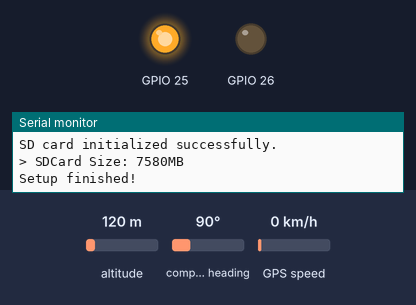
The program below on a simulated ESP32. On the bench: output pins drawn as LEDs (lit = HIGH), the last lines printed to the serial monitor. Dashed ring = blinking. The inputs (shaded band) are chosen by the test bench; at power-on: altitude 120 m, compass heading 90°, GPS speed 0 km/h. Storage starts empty; the GPS gets a fix after 3 s at 37.7749, -122.4194 with 8 satellites; pins used as bus, display or sensor lines are not drawn.

Above: at 2.5 s.
At 3.6 s:
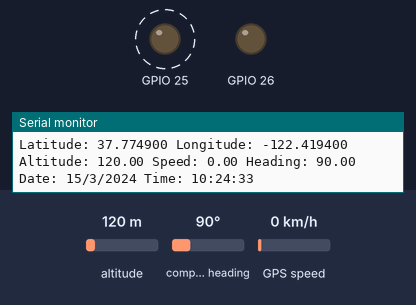
Timing chart, 0 to 5.0 s (numbered marks = the images above):
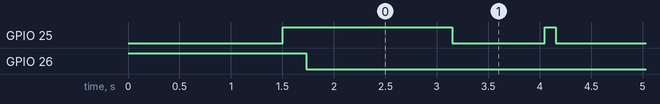

Measured:
- by itself, GPIO 25: alternates HIGH for 0.10 s and LOW for 0.90 s

The program:

main.cpp
```cpp
// -----------------------------------------------------------------------------
// G N S S - S E N S O R
//
// This code is part of the GNSS sensor project.
// -  is used to send GNSS data to the FDRS gateway.
// -  is based on the ESP32 WROOM-32 microcontroller.
// Release 1.2.0
// -  uses the TinyGPS++ library to parse the GNSS data.
// -  uses the FDRS library to send the GNSS data to the FDRS gateway.
// -  uses the pins.h file to define the pin mappings.
// -  uses the fdrs_node_config.h file to define the FDRS node configuration.
// -  uses the fdrs_node.h file to define the FDRS node functions.
// -  uses the GNSS_module.h file to define the GNSS module functions.
// -  uses the SPI.h file to define the SPI functions.
// -  uses the Arduino.h file to define the Arduino functions.
// Release 1.2.1 HR 2025-03-09 NK
// -  LED funktions added
// -  during Setup RED LED is on
// -  GNSS init complete, waiting on positions
// -  blinking GREEN LED when new position arrived
// -  sendGnss when FDRS signal is not confirmed by gateway RED LED is on
// -  the DATA TYPES have been altered compared to the original code
// -  the code has been simplified
// Release 1.2.2 HR 2025-03-18 NK
// -  added the function createTimestamp() to create a timestamp using gps.time
// -  added the function createDatestamp() to create a datestamp using gps.date
// -  changed the timing of the GNSS data transmission related to the timestamp
// Release 1.2.3 HR 2025-03-19 NK
// -  added the function backupCsv() to backup the GNSS data to the SD card
// -  added the function sendGnss() to send the GNSS data to the FDRS gateway
// Release 1.2.4 HR 2025-03-20 NK
// -  added the function createTimestampCsv() to create a timestamp in CSV format
// -  added the function createDatestampCsv() to create a datestamp in CSV format
// -  added the function backupDataToSD() to backup the GNSS data to the SD card
// -  added the function createFilename() to create a filename based on the datestamp
// -  added the function initializeSD() to initialize the SD card
// Release 1.2.5 HR 2025-07-27 NK
// -  removed the function sendGnss() as it is not used anymore
// -----------------------------------------------------------------------------
// Include the necessary libraries
// -----------------------------------------------------------------------------
#include <Arduino.h>
#include <pins.h>
#include "GNSS_module.h"
#include <TinyGPSPlus.h>
#include <SPI.h>
#include <SD.h>
#include "SD_module.h"

// Deklaration von Variablen
const int meterBetweenTwoPoints = 0; // Distanz zwischen zwei Punkten
const bool TEST = true; // Definition der Konstante TEST
int lastPositionTime = 0; // Zeitstempel der letzten Position
int timeStampFdrs = 0;
int dateStampFdrs = 0;
String dateStampCsv = "";
String timeStampCsv = "";

double lastLat = 0.0;
double lastLon = 0.0;

const int BUFFER_SIZE = 15;  // Anzahl der zu speichernden Datenpunkte
String dataBuffer[BUFFER_SIZE];  // Puffer für die Daten
int bufferIndex = 0;  // Aktueller Index im Puffer
unsigned long lastWriteTime = 0;  // Zeitpunkt des letzten Schreibvorgangs
const unsigned long WRITE_INTERVAL = 15000;  // Schreibintervall in Millisekunden (15 Sekunden)

// The TinyGPS++ object
TinyGPSPlus gps;

// Create an instance of the HardwareSerial class for Serial 2
HardwareSerial gpsSerial(1); // Initialisierung von gpsSerial

// LED Funktion vereinfacht
void setLed(bool state, uint8_t pin) {
    pinMode(pin, OUTPUT);
    digitalWrite(pin, state);
}

void serialTestOutput() {
    Serial.print("Latitude: ");
    Serial.print(gps.location.lat(), 6);
    Serial.print(" Longitude: ");
    Serial.print(gps.location.lng(), 6);
    Serial.print(" Altitude: ");
    Serial.print(gps.altitude.meters());
    Serial.print(" Speed: ");
    Serial.print(gps.speed.kmph());
    Serial.print(" Heading: ");
    Serial.print(gps.course.deg());
    Serial.print(" Date: ");
    Serial.print(gps.date.day());
    Serial.print("/");
    Serial.print(gps.date.month());
    Serial.print("/");
    Serial.print(gps.date.year());
    Serial.print(" Time: ");
    Serial.print(gps.time.hour());
    Serial.print(":");
    Serial.print(gps.time.minute());
    Serial.print(":");
    Serial.print(gps.time.second());
    Serial.println();
}

int createTimestampFdrs() {
    int hours = gps.time.hour();
    int minutes = gps.time.minute();
    int seconds = gps.time.second();
    int timestamp = hours*10000 + minutes*100 + seconds;
    return timestamp;
}

String createTimestampCsv() {
    String timestamp ="";
    if (gps.time.hour() < 10) {
        timestamp = "0";
    }
    timestamp += String(gps.time.hour()) + ":";
    if (gps.time.minute() < 10) {
        timestamp += "0";
    }
    timestamp += String(gps.time.minute()) + ":";
    if (gps.time.second() < 10) {
        timestamp += "0";
    }
    timestamp += String(gps.time.second());
    return timestamp;
}

int createDatestampFdrs() {
    int year = gps.date.year() - 2000;  //  year - 2000
    int month = gps.date.month();
    int day = gps.date.day();
    int date = day*10000 + month*100 + year ;
    // Serial.println(year);
    // Serial.println(month);
    // Serial.println(day);
    return date;
}

String createDatestampCsv() {
    String datestamp = String(gps.date.year());
    if (gps.date.month() < 10) {
        datestamp += "0";
    }
    datestamp += String(gps.date.month());
    if (gps.date.day() < 10) {
        datestamp += "0";
    }
    datestamp += String(gps.date.day());
    return datestamp;
}


// Neue Funktion zum effizienteren Schreiben mehrerer Datenpunkte
bool backupMultipleDataToSD(const String &dateStamp, const String dataArray[], int count, int csPin) {
    String filename = "/backup_" + dateStamp + ".csv";

    // Öffne die Datei einmal für mehrere Schreibvorgänge
    File file = SD.open(filename, FILE_APPEND);
    if (!file) {
        Serial.println("Failed to open file for writing!");
        return false;
    }

    // Schreibe alle Datenpunkte
    for (int i = 0; i < count; i++) {
        file.println(dataArray[i]);
    }

    // Schließe die Datei erst nach dem Schreiben aller Daten
    file.close();
    return true;
}

void writeBufferToSD() {
    if (bufferIndex == 0) return;  // Keine Daten im Puffer


    if (backupMultipleDataToSD(dateStampCsv, dataBuffer, bufferIndex, SD_CS)) {
        Serial.println("Successfully wrote " + String(bufferIndex) + " data points to SD card.");
        setLed(false, RED_LED);
    } else {
        Serial.println("Failed to backup data to SD card.");
        setLed(true, RED_LED);

        // Versuche die SD-Karte neu zu initialisieren
        Serial.println("Attempting to reinitialize SD card...");
        SD.end();
        delay(100);
        if (SD.begin(SD_CS)) {
            Serial.println("SD card reinitialized successfully.");
        } else {
            Serial.println("SD card reinitialization failed.");
        }
    }

    // Puffer zurücksetzen
    bufferIndex = 0;
    lastWriteTime = millis();

}

void backupCsv() {
    // Daten für den Puffer vorbereiten
    String dateStampCsv = createDatestampCsv();
    String timeStampCsv = createTimestampCsv();
    String dataPoint = String(dateStampCsv) + "," + String(timeStampCsv) + "," +
                       String(gps.location.lat(), 6) + "," + String(gps.location.lng(), 6) + "," +
                       String(gps.satellites.value());

    // Datenpunkt dem Puffer hinzufügen
    dataBuffer[bufferIndex] = dataPoint;
    bufferIndex++;

    // Überprüfen, ob der Puffer voll ist oder ob das Schreibintervall erreicht wurde
    if (bufferIndex >= BUFFER_SIZE || millis() - lastWriteTime >= WRITE_INTERVAL) {
        writeBufferToSD();
    }
}

void setup() {
    setLed(true, RED_LED);
    Serial.begin(SERIALMONITOR_BAUD);
    delay(500);

    Serial.println("=====================================");
    Serial.println("======= G N S S - S E N S O R =======");
    Serial.println("=====================================");

    gpsSerial.begin(GPS_BAUD, SERIAL_8N1, GPS_RX, GPS_TX);
    delay(1000);

    Serial.println("GPS erfolgreich initialisiert");
    setLed(true, GREEN_LED);
    delay(100);

    Serial.print("GPS_RX: ");
    Serial.println(GPS_RX);
    Serial.print("GPS_TX: ");
    Serial.println(GPS_TX);

    Serial.println("=====================================");
    Serial.println("======= S D - K A R T E ============");
    Serial.println("=====================================");

    // Verbesserte Initialisierung der SD-Karte
    pinMode(SD_MISO, INPUT_PULLUP);
    pinMode(SD_MOSI, OUTPUT);  // MOSI sollte OUTPUT sein
    pinMode(SD_SCLK, OUTPUT);  // SCLK sollte OUTPUT sein
    pinMode(SD_CS, OUTPUT);    // CS sollte OUTPUT sein
    digitalWrite(SD_CS, HIGH); // Deaktiviere die SD-Karte zunächst

    delay(100);  // Warte, bis sich die Signale stabilisiert haben

    SPI.setFrequency(4000000); // Reduziere auf 4 MHz für stabilere Kommunikation
    SPI.begin(SD_SCLK, SD_MISO, SD_MOSI);

    int retry = 0;
    bool sdInitialized = false;

    // Versuche die SD-Karte bis zu 3 Mal zu initialisieren
    while (!sdInitialized && retry < 3) {
        if (SD.begin(SD_CS)) {
            sdInitialized = true;
            Serial.println("SD card initialized successfully.");
            uint32_t cardSize = SD.cardSize() / (1024 * 1024);
            String str = "> SDCard Size: " + String(cardSize) + "MB";
            Serial.println(str);
        } else {
            retry++;
            Serial.println("SD card initialization failed. Retry: " + String(retry));
            delay(500);
        }
    }

    if (!sdInitialized) {
        Serial.println("> It looks like you haven't inserted the SD card or the card is write-protected.");
    } else {
        setLed(false, RED_LED);
    }

    Serial.println("Setup finished!");
    delay(300);
}


void loop() {
    while (gpsSerial.available() > 0) {
        char c = gpsSerial.read();
        if (gps.encode(c)) {
            if (gps.location.isValid() && gps.date.isValid() && gps.time.isValid()) {
                timeStampFdrs = createTimestampFdrs();
                if (lastPositionTime != timeStampFdrs) { // Prüfe, ob eine Sekunde vergangen ist
                    setLed(true, GREEN_LED);
                    dateStampFdrs = createDatestampFdrs();
                    dateStampCsv = createDatestampCsv();
                    if (TEST) { serialTestOutput(); } // Testausgabe
                    lastPositionTime = timeStampFdrs; // Aktualisiere die letzte Ausgabezeit
                    backupCsv(); // Fügt Daten zum Puffer hinzu
                    delay(100); // Kürzere Wartezeit
                    setLed(false, GREEN_LED);
                }
            }
        }
    }

    // Überprüfe, ob das Schreibintervall erreicht wurde, auch wenn der Puffer nicht voll ist
    if (millis() - lastWriteTime >= WRITE_INTERVAL && bufferIndex > 0) {
        writeBufferToSD();
    }

    delay(10);
}
```

GNSS_module.h
```cpp
#ifndef GNSS_MODULE_H
#define GNSS_MODULE_H

#include <HardwareSerial.h>
#include <TinyGPS++.h>

// GPS Serial Interface
extern HardwareSerial gpsSerial;

/**
 * @brief Konvertiert Dezimalgrad in DMM Format
 * @param decimalDegrees Grad in Dezimalschreibweise
 * @return String im DMM Format
 */
String convertToDMM(double decimalDegrees);

/**
 * @brief Berechnet Distanz zwischen zwei Koordinaten
 * @return Distanz in Metern
 */
double calculateDistance(double lat1, double lon1, double lat2, double lon2);

/**
 * @brief Berechnet Differenz zwischen zwei Werten
 * @return Absolute Differenz
 */
double calculateDifference(double firstData, double secondData);

void sendGnnsData(); // Sendet die GNSS-Daten an den FDRS-Gateway


#endif // GNSS_MODULE_H
```

SD_module.h
```cpp
#ifndef SD_MODULE_H
#define SD_MODULE_H

#include <Arduino.h>

// Deklaration der Funktionen
bool initializeSD(int csPin);
String createFilename(String dateStamp);
bool backupDataToSD(String dateStamp, const String &data, int csPin);

#endif // SD_MODULE_H
```

GNSS_module.cpp
```cpp
#include "FS.h"
#include "SD.h"
#include "SPI.h"
#include <TinyGPS++.h>
#include "GNSS_module.h"
#include <WiFi.h>


const bool TEST = true;

// Hilfsfunktion für Distanzberechnung zwischen zwei GPS-Koordinaten
double calculateDistance(double lat1, double lon1, double lat2, double lon2) {
    const double R = 6371000; // Radius der Erde in Metern
    double latRad1 = radians(lat1);
    double latRad2 = radians(lat2);
    double deltaLat = radians(lat2 - lat1);
    double deltaLon = radians(lon2 - lon1);

    double a = sin(deltaLat / 2) * sin(deltaLat / 2) +
               cos(latRad1) * cos(latRad2) *
               sin(deltaLon / 2) * sin(deltaLon / 2);
    double c = 2 * atan2(sqrt(a), sqrt(1 - a));

    return R * c; // Entfernung in Metern
}

// Hilfsfunktion für einfache Differenzberechnung
double calculateDifference(double firstData, double secoundData) {
    return firstData - secoundData;
}

// CSV Header-Zeile
// CSV Header-Zeile
const char* CSV_HEADER = "date;time;latitude;directionLat;longitude;directionLng;speed;altitude;hdop;satellites;latDifference;lonDifference;positionDifference\n";

// Funktion zum Schreiben der GNSS-Daten in CSV
void writeGNSSDataToSD(File* file, TinyGPSPlus* gps, double distance) {
    char buffer[128];
    snprintf(buffer, sizeof(buffer),
             "%lu,%.6f,%.6f,%.2f,%.2f,%.2f,%d,%.2f,%.2f\n",
             millis(),
             gps->location.lat(),
             gps->location.lng(),
             gps->altitude.meters(),
             gps->speed.kmph(),
             gps->course.deg(),
             gps->satellites.value(),
             gps->hdop.hdop(),
             distance);

    file->print(buffer);
}

unsigned long getTimeDifference(const char* gpstime, const char* gpstimeLast) {
    if (!gpstime || !gpstimeLast) {
        return 0;
    }

    int hour1 = 0, minute1 = 0, second1 = 0;
    int hour2 = 0, minute2 = 0, second2 = 0;

    // Validate time format and parse
    if (sscanf(gpstime, "%2d:%2d:%2d", &hour1, &minute1, &second1) != 3 ||
        sscanf(gpstimeLast, "%2d:%2d:%2d", &hour2, &minute2, &second2) != 3) {
        return 0;
    }

    // Validate time values
    if (hour1 > 23 || minute1 > 59 || second1 > 59 ||
        hour2 > 23 || minute2 > 59 || second2 > 59) {
        return 0;
    }

    // Convert to seconds
    unsigned long time1 = hour1 * 3600 + minute1 * 60 + second1;
    unsigned long time2 = hour2 * 3600 + minute2 * 60 + second2;

    // Handle day rollover
    if (abs((long)time1 - (long)time2) > 43200) { // More than 12 hours difference
        if (time1 > time2) {
            time2 += 86400; // Add 24 hours
        } else {
            time1 += 86400;
        }
    }

    return abs((long)time1 - (long)time2);
}


// filepath: /c:/esp32/GnssLogger/src/SD_card.cpp
char getDirectionOfLat(double latitude) {
    return (latitude >= 0) ? 'N' : 'S';
  }

  char getDirectionOfLng(double longitude) {
    return (longitude >= 0) ? 'E' : 'W';
  }

void sendGnnsData(){


}
```

SD_module.cpp
```cpp
#include <Arduino.h>
#include <SD.h>

// Funktion zum Erstellen des Dateinamens basierend auf dem Datum
String createFilename(String dateStamp) {
    return "/backup_" + String(dateStamp) + ".csv";
}

// Funktion zum Schreiben von Daten in die CSV-Datei
bool backupDataToSD(String dateStamp, const String &data, int csPin) {

    String filename = createFilename(dateStamp);

    // Öffne die Datei im Anhängemodus
    File file = SD.open(filename, FILE_APPEND);
    if (!file) {
        Serial.println("Failed to open file for writing!");
        return false;
    }

    // Schreibe die Daten in die Datei
    file.println(data);
    file.close();
    Serial.println("Data successfully written to " + filename);
    return true;
}
```

pins.h
```cpp
#ifndef PINS_H
#define PINS_H

/**
 * @file pins.h
 * @brief Pin-Definitionen für ESP32 WROOM-32 mit SD-Karte und LC76 GNSS Modul
 */

// LC76 GNSS Modul UART Schnittstelle
#define GPS_RX      16    // ESP32 RX (Input) <- LC76 TX (Output)
#define GPS_TX      17    // ESP32 TX (Output) -> LC76 RX (Input)

// SD-Karte SPI Schnittstelle
#define SD_MISO 19
#define SD_MOSI 23
#define SD_SCLK 18
#define SD_CS    5

// Status LED
#define GREEN_LED  25    // Grüne LED an GPIO25 (output-fähig)
#define RED_LED    26    // Rote LED an GPIO26 (output-fähig)

// FDRS Data Types
#define STATUS_T           0  // Status 0 = OK, 1 = Error
#define DATE              01
#define UTC               02
#define BOARDTIME_MILLSEC 07 // millis() from start of the board
#define BOARDTIME_SEC     16  // secounds,millsec
#define DIRECTION_LAT     18 // direction lat 1/N 0/S
#define DIRECTION_LON     19 // direction lat 1/N 0/S
#define RPM               20 // RPM
#define LATITUDE          21 // GPS Latitude
#define LONGITUDE         22 // GPS Longitude
#define ALTITUDE_T        23 // GPS Altitude
#define HDOP_T            24 // GPS HDOP
#define SATELLITES        25 // satellites
#define SPEED_KMH         26 // SPEED KMH
#define HEADING           27 // heading
#define POSITION_DISTANCE 28 // positionDifference

#define SERIALMONITOR_BAUD 115200
#define GPS_BAUD 115200

#endif /* PINS_H */
```
